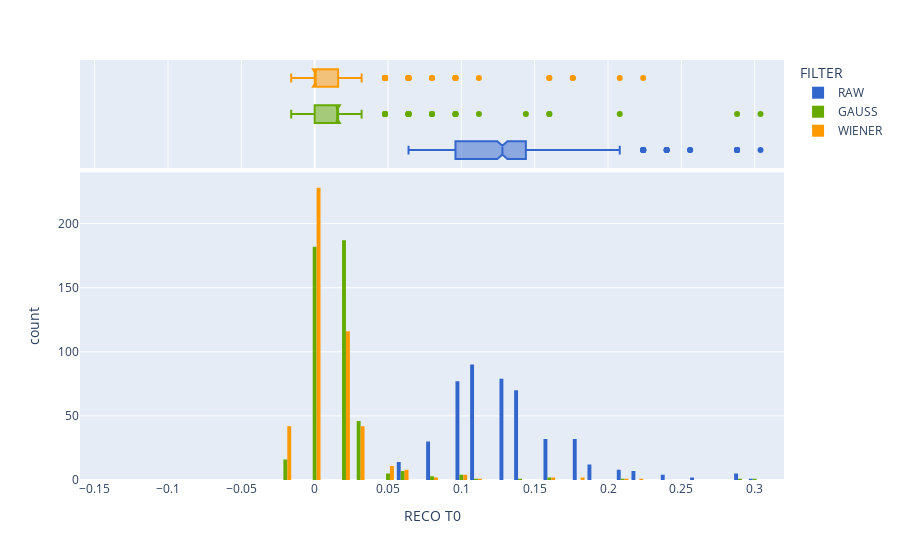

The cell this chart's notebook holds for it:
### Code cell
fig = px.histogram(data_frame=df[(df['TRUE PE'] > 0)*(df['TRUE PE'] < 1000)], x="RECO T0",
color='FILTER',color_discrete_map=color_map,barmode="group",marginal='box',template="plotly",nbins=3000,range_x=[-0.16,0.32])
# fig.update_layout(title_text='T0 recovery',xaxis_title  = "Time in [&mu;s]",yaxis_title  = "Counts")
fig.show()

### Figure 1 — Plotly figure (JSON) as saved in the notebook; plotly's stock layout.template omitted (floating-point values rounded to 4 significant figures; data arrays with more than 128 entries replaced by an {"elided": "..."} marker saying what was removed)
{"data": [{"alignmentgroup": "True", "bingroup": "x", "hovertemplate": "FILTER=RAW<br>RECO T0=%{x}<br>count=%{y}<extra></extra>", "legendgroup": "RAW", "marker": {"color": "#3366CC", "pattern": {"shape": ""}}, "name": "RAW", "nbinsx": 3000, "offsetgroup": "RAW", "orientation": "v", "showlegend": true, "type": "histogram", "x": {"elided": "475 float values"}, "xaxis": "x", "yaxis": "y"}, {"alignmentgroup": "True", "hovertemplate": "FILTER=RAW<br>RECO T0=%{x}<extra></extra>", "legendgroup": "RAW", "marker": {"color": "#3366CC"}, "name": "RAW", "notched": true, "offsetgroup": "RAW", "showlegend": false, "type": "box", "x": {"elided": "475 float values"}, "xaxis": "x2", "yaxis": "y2"}, {"alignmentgroup": "True", "bingroup": "x", "hovertemplate": "FILTER=GAUSS<br>RECO T0=%{x}<br>count=%{y}<extra></extra>", "legendgroup": "GAUSS", "marker": {"color": "#66AA00", "pattern": {"shape": ""}}, "name": "GAUSS", "nbinsx": 3000, "offsetgroup": "GAUSS", "orientation": "v", "showlegend": true, "type": "histogram", "x": {"elided": "475 float values"}, "xaxis": "x", "yaxis": "y"}, {"alignmentgroup": "True", "hovertemplate": "FILTER=GAUSS<br>RECO T0=%{x}<extra></extra>", "legendgroup": "GAUSS", "marker": {"color": "#66AA00"}, "name": "GAUSS", "notched": true, "offsetgroup": "GAUSS", "showlegend": false, "type": "box", "x": {"elided": "475 float values"}, "xaxis": "x2", "yaxis": "y2"}, {"alignmentgroup": "True", "bingroup": "x", "hovertemplate": "FILTER=WIENER<br>RECO T0=%{x}<br>count=%{y}<extra></extra>", "legendgroup": "WIENER", "marker": {"color": "#FF9900", "pattern": {"shape": ""}}, "name": "WIENER", "nbinsx": 3000, "offsetgroup": "WIENER", "orientation": "v", "showlegend": true, "type": "histogram", "x": {"elided": "475 float values"}, "xaxis": "x", "yaxis": "y"}, {"alignmentgroup": "True", "hovertemplate": "FILTER=WIENER<br>RECO T0=%{x}<extra></extra>", "legendgroup": "WIENER", "marker": {"color": "#FF9900"}, "name": "WIENER", "notched": true, "offsetgroup": "WIENER", "showlegend": false, "type": "box", "x": {"elided": "475 float values"}, "xaxis": "x2", "yaxis": "y2"}], "layout": {"barmode": "group", "legend": {"title": {"text": "FILTER"}, "tracegroupgap": 0}, "margin": {"t": 60}, "xaxis": {"anchor": "y", "domain": [0, 1], "range": [-0.16, 0.32], "title": {"text": "RECO T0"}}, "xaxis2": {"anchor": "y2", "domain": [0, 1], "matches": "x", "showgrid": true, "showticklabels": false}, "yaxis": {"anchor": "x", "domain": [0, 0.7326], "title": {"text": "count"}}, "yaxis2": {"anchor": "x2", "domain": [0.7426, 1], "matches": "y2", "showgrid": false, "showline": false, "showticklabels": false, "ticks": ""}}}
